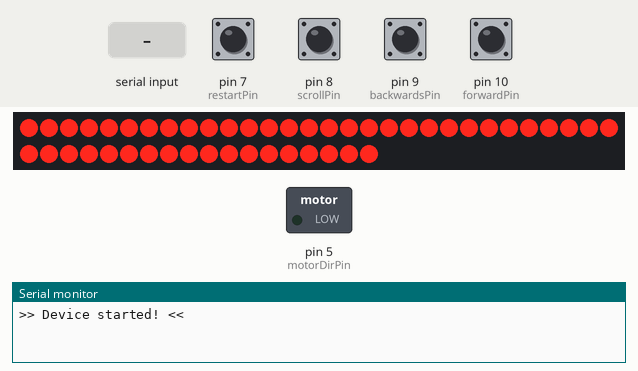
Simulated run of this sketch. Board: Arduino Uno, built with avr-gcc and run on an emulated ATmega328P. Parts: 48 shift-register outputs drawn as a row of LEDs (first output left, lit = HIGH), switched loads named in the sketch (green lamp = pin HIGH), the last lines printed to the serial monitor. Wiring (inferred from the names in the program): 6 × shift register (74HC595): data pin 11; shift clock pin 13; latch pin 12. Wiring (inferred from the signals the program sends): row of LEDs: on Q0, Q1, Q2, Q3, Q4, Q5, Q6, Q7, Q8, Q9, Q10, Q11, Q12, Q13, Q14, Q15, Q16, Q17, Q18, Q19, Q20, Q21, Q22, Q23, Q24, Q25, Q26, Q27, Q28, Q29, Q30, Q31, Q32, Q33, Q34, Q35, Q36, Q37, Q38, Q39, Q40, Q41, Q42, Q43, Q44, Q45, Q46, Q47. The inputs (shaded band) are chosen by the test bench; at power-on: pin 7 (restartPin), pin 8 (scrollPin), pin 9 (backwardsPin), pin 10 (forwardPin) HIGH. Pins used as bus, display or sensor lines are not drawn.

Above: at 0.28 s.
1.5 s: "1" received over Serial
At 1.79 s:
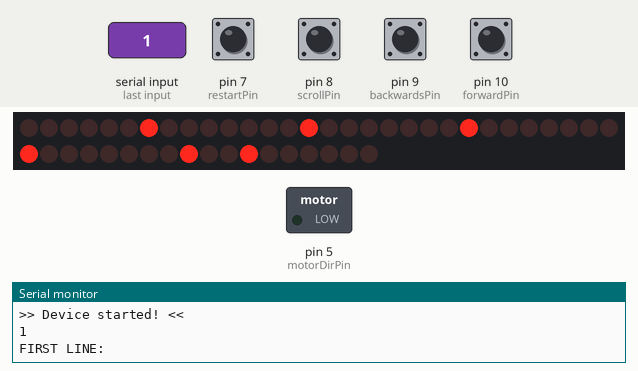
3.4 s: "0" received over Serial
At 3.7 s:
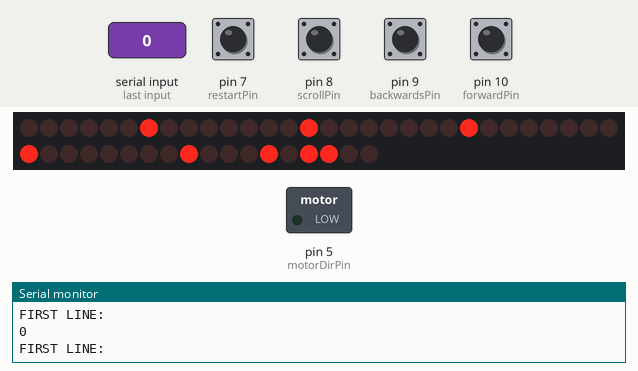
5.4 s: "2" received over Serial
At 5.69 s:
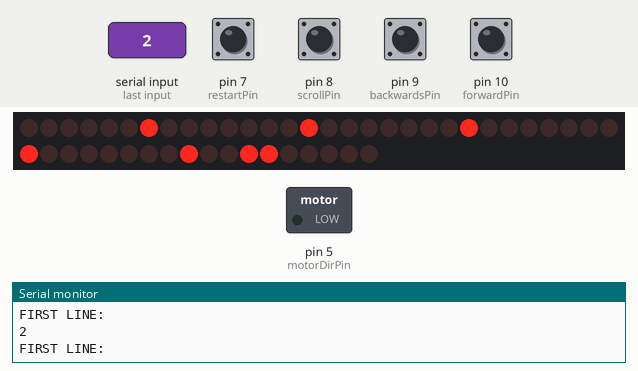
Timing chart, 0 to 8.4 s (numbered marks = the images above; inputs shaded):
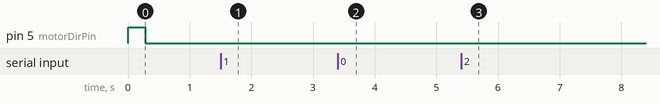

The sketch:

etouch_device.ino
```cpp
// (licence header left out)
/*
General Description:
This file is the main file in the Arduino based eTouch device, which initiates all the processes in it.
*/


/* Initializing pins */

/* Pins for the shift registers to pass signals to the letters */
int clockPin = 13; //SH_CP
int latchPin = 12; //ST_CP
int dataPin = 11;  //DS

/* Pins for the control buttons */
int forwardPin = 10; //Page up pin
int forwardState = 0;
int backwardsPin = 9; //Page down pin
int backwardsState = 0;
int scrollPin = 8; // Autoscrolling pin
int scrollState = 0;
int restartPin = 7; // Nulling pin
int restartState = 0;

int motorDirPin = 5;


/* Settings */
byte nSymbols = 6; //Number of symbols on display


/* Global variables */
String message = ""; // All the uploaded text
bool scrollOn = false; // State of automatic scrolling
int lineToRun = 0; //Number of the line the display is to run next


void setup() {
  Serial.begin(9600);
  Serial.println(">> Device started! <<");

  readingSetup();
  interfaceSetup();
}

void loop() {
  /* Control buttons handling. */
  interfaceLoop();
}
```

interface.ino
```cpp
/* Name: interface.ino
 * Authors: Artem Laptiev
 */

/*
General Description:
This file handles all the responses to the buttons pressing, including initiating new line executions and modes changing
*/


/*
 * TODO check if buttonControl is needed or could be replaced with just delay()!!
 */
bool buttonControl = true;
String receivedMessage;

void interfaceSetup(){

  pinMode(forwardPin, INPUT_PULLUP);
  pinMode(backwardsPin, INPUT_PULLUP);
  pinMode(scrollPin, INPUT_PULLUP);
  pinMode(restartPin, INPUT_PULLUP);

}

void interfaceLoop(){

  /* Handling buttons: */

  forwardState = digitalRead(forwardPin);
  backwardsState = digitalRead(backwardsPin);
  scrollState = digitalRead(scrollPin);
  restartState = digitalRead(restartPin);

  /* Turns autoscrolling on/off
  if (scrollState == HIGH && buttonControl == true) {
    Serial.println(">> btn_autoscroll <<");
    scrollOn = !scrollOn;
    runNextLine();
    buttonDelay();
  }

  /* Starts next line; if last line, it does nothing
  if (forwardState == HIGH && buttonControl == true && scrollOn == false) {
    Serial.println(">> btn_forward <<");
    runNextLine();
    buttonDelay();
  }

  /* Starts previous line; if first line, it does nothing
  if (backwardsState == HIGH && buttonControl == true && scrollOn == false) {
    Serial.println(">> btn_back <<");
    runLastLine();
    buttonDelay();
  }

  /* Lowers all the stepper motors to the initial value
  if (restartState == HIGH && buttonControl == true) {
    Serial.println(">> btn_restart <<");
    scrollOn = false;
    restartSymbols();
    buttonDelay();
  }


  /* Handling Bluetooth module incoming message: */

  /* Puts together a receivedMessage char by char (one at a time) */
  while (Serial.available()) {
    delay(100);  //small delay to allow input buffer to fill

    char data = Serial.read();  //gets one byte from serial buffer

    receivedMessage += data;
  }

  /* Separates the commands from text input*/
  if (receivedMessage.length() > 0) {
    if (strcmp(receivedMessage.c_str(), "btn_forward\n") == 0){
      runNextLine();
      Serial.println(">> app: btn_forward <<");
    }

    else if (strcmp(receivedMessage.c_str(), "btn_back\n") == 0){
      runLastLine();
      Serial.println(">> app: btn_back <<");
    }

    else if (strcmp(receivedMessage.c_str(), "btn_autoscroll\n") == 0){
      scrollOn = !scrollOn;
      runNextLine();
      Serial.println(">> app: btn_autoscroll <<");
    }

    // If bluetooth module receives any value not listed above, it is just submitted text, not command
    else {
      message = receivedMessage;
      lineToRun = 0;
      Serial.println(message);
      runNextLine();
    }

    receivedMessage = "";

  }


}


/* Avoiding stack overflaw with numerous calls for function executeLine() */
void buttonDelay(){
  buttonControl = false;
  delay(500);
  buttonControl = true;
}
```

reading.ino
```cpp
/* Name: reading.ino
 * Authors: Artem Laptiev
 */

/*
General Description:
This file handles text display on the device
*/

/*
 * Binary representation of indexes of characters in mappedBraille string correspond to the following order of dots on the device:
 *
 *  4 1
 *  5 2
 *  6 3
 *
 */
String mappedBraille = " A1B'K2L@CIF/MSP\"E3H9O6R^DJG>NTQ,*5<-U8V.%[$+X!&;:4\\0Z7(_?W]#Y)="; // Character in braille => it's index in binary


void readingSetup(){

  pinMode(latchPin, OUTPUT);
  pinMode(dataPin, OUTPUT);
  pinMode(clockPin, OUTPUT);
  pinMode(motorDirPin, OUTPUT);

  restartSymbols();

}


/* Setting all the symbols to initial status */
void clearSymbols() {

  digitalWrite(latchPin, LOW);

  for (int i = 0; i < nSymbols; i++) {
    shiftOut(dataPin, clockPin, MSBFIRST, 0);
  }

  digitalWrite(latchPin, HIGH);

}

/* Lowering all the stepper motors */
void restartSymbols() {

  digitalWrite(motorDirPin, HIGH);

  for (int j = 0; j < 200; j++) {

      digitalWrite(latchPin, LOW);

      for (int i = 0; i < nSymbols; i++) {
        shiftOut(dataPin, clockPin, MSBFIRST, 255);
      }

      digitalWrite(latchPin, HIGH);

      delayMicroseconds(100);

      clearSymbols();

      delayMicroseconds(100);
    }

  digitalWrite(motorDirPin, LOW);

}


/* Writes a given line of the text on the display */
void executeLine(int line, bool up) {

  digitalWrite(motorDirPin, LOW);

  /* Is added to value sent to shift register. Adds additional 0 or 1 to the 7th output depending on the direction */
  if(!up) {
    digitalWrite(motorDirPin, HIGH);
  }

  /* Checks if requested line is before the last line and after or equal to the first line(0) */
  if(message.length() > line * nSymbols && line > -1) {

    /* ToDo
     * IF THE BOOK IS FINISHED if((line + 1)*nsymbols >= text.length()) DO SMTH
     * 1. turn off autoscrolling
     * 2. go to the catalog or write 'END'
     */


    /* Send binary to the cells */

    for (int j = 0; j < 200; j++) {

      digitalWrite(latchPin, LOW);

      for (int i = 0; i < nSymbols; i++) {
        shiftOut(dataPin, clockPin, MSBFIRST, mappedBraille.indexOf( toupper(message.charAt(line * nSymbols + i) )) );
      }

      digitalWrite(latchPin, HIGH);

      delayMicroseconds(100);

      clearSymbols();

      delayMicroseconds(100);
    }


    lineToRun = line + 1; //udate lineToRun

  /* Does autoscrolling if On */
    if (scrollOn && up) {
      delay(3000);
      if(Serial.available()) {
        return;
      }
      runNextLine();
    }
  }

}

void runNextLine(){
  if(lineToRun > 0){
    Serial.println();
    Serial.println("ERASE LINE:");
    executeLine(lineToRun - 1, false);
    Serial.println("PRINT LINE:");
    executeLine(lineToRun, true);
  } else {
    Serial.println("FIRST LINE:");
    executeLine(0, true);
  }
}


void runLastLine(){
    Serial.println();
    Serial.println("ERASE LINE:");
    executeLine(lineToRun - 1, false);
    Serial.println("PRINT LINE:");
    executeLine(lineToRun - 2, true);
}
```
